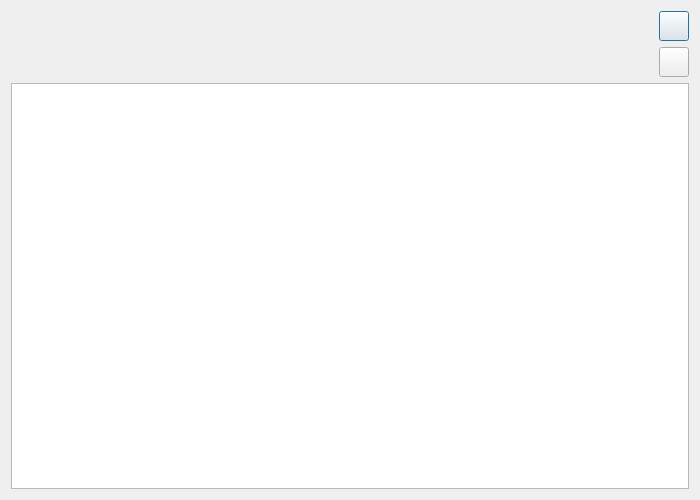
<?xml version="1.0" encoding="UTF-8"?>
<ui version="4.0">
 <class>Subnet3V4PoolDialog</class>
 <widget class="QDialog" name="Subnet3V4PoolDialog">
  <property name="geometry">
   <rect>
    <x>0</x>
    <y>0</y>
    <width>700</width>
    <height>500</height>
   </rect>
  </property>
  <property name="minimumSize">
   <size>
    <width>700</width>
    <height>500</height>
   </size>
  </property>
  <property name="font">
   <font>
    <family>Tahoma</family>
    <pointsize>10</pointsize>
   </font>
  </property>
  <property name="windowTitle">
   <string>IPv4 Subnet Pool 3</string>
  </property>
  <property name="windowIcon">
   <iconset resource="../../../../../image.qrc">
    <normaloff>:/Image/network.png</normaloff>:/Image/network.png</iconset>
  </property>
  <layout class="QVBoxLayout" name="verticalLayout_3">
   <item>
    <layout class="QHBoxLayout" name="horizontalLayout_3">
     <item>
      <widget class="QLabel" name="pix">
       <property name="minimumSize">
        <size>
         <width>48</width>
         <height>48</height>
        </size>
       </property>
       <property name="maximumSize">
        <size>
         <width>48</width>
         <height>48</height>
        </size>
       </property>
       <property name="font">
        <font>
         <family>Tahoma</family>
         <pointsize>10</pointsize>
        </font>
       </property>
       <property name="text">
        <string/>
       </property>
       <property name="pixmap">
        <pixmap resource="../../../../../image.qrc">:/Image/subnet.png</pixmap>
       </property>
       <property name="scaledContents">
        <bool>true</bool>
       </property>
      </widget>
     </item>
     <item>
      <layout class="QVBoxLayout" name="verticalLayout">
       <item>
        <layout class="QHBoxLayout" name="horizontalLayout_2">
         <item>
          <widget class="QLabel" name="netLbl">
           <property name="sizePolicy">
            <sizepolicy hsizetype="Expanding" vsizetype="Preferred">
             <horstretch>0</horstretch>
             <verstretch>0</verstretch>
            </sizepolicy>
           </property>
           <property name="minimumSize">
            <size>
             <width>400</width>
             <height>30</height>
            </size>
           </property>
           <property name="maximumSize">
            <size>
             <width>8000</width>
             <height>30</height>
            </size>
           </property>
           <property name="font">
            <font>
             <family>Tahoma</family>
             <pointsize>10</pointsize>
             <weight>75</weight>
             <bold>true</bold>
            </font>
           </property>
           <property name="autoFillBackground">
            <bool>false</bool>
           </property>
           <property name="styleSheet">
            <string notr="true">color: rgb(85, 0, 127);</string>
           </property>
           <property name="text">
            <string/>
           </property>
           <property name="alignment">
            <set>Qt::AlignCenter</set>
           </property>
           <property name="wordWrap">
            <bool>true</bool>
           </property>
          </widget>
         </item>
        </layout>
       </item>
       <item>
        <layout class="QHBoxLayout" name="horizontalLayout">
         <item>
          <widget class="QLabel" name="descLbl">
           <property name="sizePolicy">
            <sizepolicy hsizetype="Expanding" vsizetype="Preferred">
             <horstretch>0</horstretch>
             <verstretch>0</verstretch>
            </sizepolicy>
           </property>
           <property name="minimumSize">
            <size>
             <width>500</width>
             <height>30</height>
            </size>
           </property>
           <property name="maximumSize">
            <size>
             <width>8000</width>
             <height>30</height>
            </size>
           </property>
           <property name="font">
            <font>
             <family>Tahoma</family>
             <pointsize>10</pointsize>
             <weight>75</weight>
             <bold>true</bold>
            </font>
           </property>
           <property name="autoFillBackground">
            <bool>false</bool>
           </property>
           <property name="styleSheet">
            <string notr="true">color: rgb(0, 0, 127);</string>
           </property>
           <property name="text">
            <string/>
           </property>
           <property name="alignment">
            <set>Qt::AlignCenter</set>
           </property>
           <property name="wordWrap">
            <bool>true</bool>
           </property>
          </widget>
         </item>
        </layout>
       </item>
      </layout>
     </item>
     <item>
      <layout class="QVBoxLayout" name="verticalLayout_2">
       <item>
        <widget class="QPushButton" name="addSubnetBtn">
         <property name="minimumSize">
          <size>
           <width>30</width>
           <height>30</height>
          </size>
         </property>
         <property name="maximumSize">
          <size>
           <width>30</width>
           <height>30</height>
          </size>
         </property>
         <property name="font">
          <font>
           <family>Tahoma</family>
           <pointsize>10</pointsize>
          </font>
         </property>
         <property name="text">
          <string/>
         </property>
         <property name="icon">
          <iconset resource="../../../../../image.qrc">
           <normaloff>:/Image/add.png</normaloff>:/Image/add.png</iconset>
         </property>
         <property name="iconSize">
          <size>
           <width>20</width>
           <height>20</height>
          </size>
         </property>
        </widget>
       </item>
       <item>
        <widget class="QPushButton" name="RemoveSubnetBtn">
         <property name="minimumSize">
          <size>
           <width>30</width>
           <height>30</height>
          </size>
         </property>
         <property name="maximumSize">
          <size>
           <width>30</width>
           <height>30</height>
          </size>
         </property>
         <property name="font">
          <font>
           <family>Tahoma</family>
           <pointsize>10</pointsize>
          </font>
         </property>
         <property name="text">
          <string/>
         </property>
         <property name="icon">
          <iconset resource="../../../../../image.qrc">
           <normaloff>:/Image/remove.png</normaloff>:/Image/remove.png</iconset>
         </property>
         <property name="iconSize">
          <size>
           <width>20</width>
           <height>20</height>
          </size>
         </property>
        </widget>
       </item>
      </layout>
     </item>
    </layout>
   </item>
   <item>
    <widget class="QTableView" name="ipTV">
     <property name="font">
      <font>
       <family>Tahoma</family>
       <pointsize>11</pointsize>
      </font>
     </property>
     <property name="alternatingRowColors">
      <bool>true</bool>
     </property>
     <property name="selectionMode">
      <enum>QAbstractItemView::SingleSelection</enum>
     </property>
     <property name="selectionBehavior">
      <enum>QAbstractItemView::SelectRows</enum>
     </property>
    </widget>
   </item>
  </layout>
  <action name="actionNetwork_Assignment">
   <property name="icon">
    <iconset resource="../../../../../image.qrc">
     <normaloff>:/Image/connection.png</normaloff>:/Image/connection.png</iconset>
   </property>
   <property name="text">
    <string>Assign Subnet</string>
   </property>
   <property name="toolTip">
    <string>Subnet Assignment</string>
   </property>
  </action>
  <action name="actionNetwork_Release">
   <property name="icon">
    <iconset resource="../../../../../image.qrc">
     <normaloff>:/Image/disconnection.png</normaloff>:/Image/disconnection.png</iconset>
   </property>
   <property name="text">
    <string>Release Subnet</string>
   </property>
   <property name="toolTip">
    <string>Subnet Release</string>
   </property>
  </action>
  <action name="actionSplitNetwork">
   <property name="icon">
    <iconset resource="../../../../../image.qrc">
     <normaloff>:/Image/split.png</normaloff>:/Image/split.png</iconset>
   </property>
   <property name="text">
    <string>Split Subnet</string>
   </property>
   <property name="toolTip">
    <string>Split Subnet</string>
   </property>
  </action>
  <action name="actionMergenets">
   <property name="icon">
    <iconset resource="../../../../../image.qrc">
     <normaloff>:/Image/merge.png</normaloff>:/Image/merge.png</iconset>
   </property>
   <property name="text">
    <string>Merge Subnets</string>
   </property>
   <property name="toolTip">
    <string>Merge Subnets</string>
   </property>
  </action>
  <action name="actionView_Ip_Pool">
   <property name="icon">
    <iconset resource="../../../../../image.qrc">
     <normaloff>:/Image/ip.png</normaloff>:/Image/ip.png</iconset>
   </property>
   <property name="text">
    <string>View Ip Pool</string>
   </property>
  </action>
  <action name="actionExport_PDF">
   <property name="icon">
    <iconset resource="../../../../../image.qrc">
     <normaloff>:/Image/pdf.png</normaloff>:/Image/pdf.png</iconset>
   </property>
   <property name="text">
    <string>Export PDF</string>
   </property>
  </action>
  <action name="actionRefresh">
   <property name="icon">
    <iconset resource="../../../../../image.qrc">
     <normaloff>:/Image/refresh.png</normaloff>:/Image/refresh.png</iconset>
   </property>
   <property name="text">
    <string>Refresh</string>
   </property>
   <property name="toolTip">
    <string>Refresh</string>
   </property>
  </action>
 </widget>
 <tabstops>
  <tabstop>addSubnetBtn</tabstop>
  <tabstop>RemoveSubnetBtn</tabstop>
  <tabstop>ipTV</tabstop>
 </tabstops>
 <resources>
  <include location="../../../../../image.qrc"/>
 </resources>
 <connections/>
</ui>
